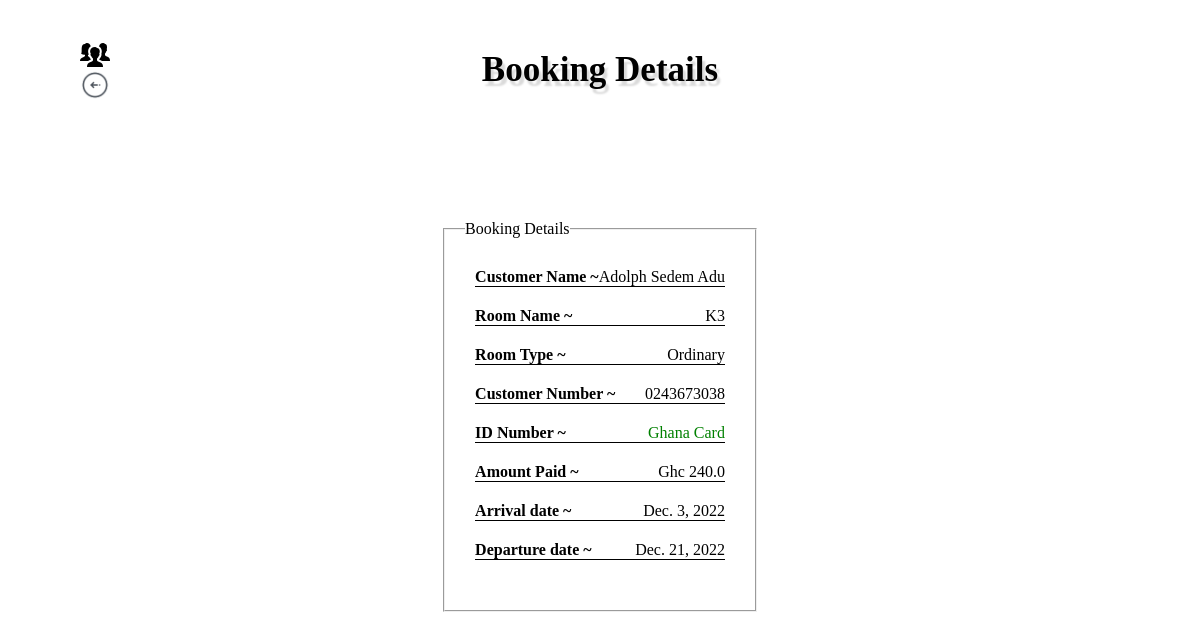
Screenshot of /receptionist/invoice_details/arYOvQQZQP with the database file from the repository.
### receptionist/models.py (models this page shows, shortened)
class Booking(models.Model):
    room_name = models.ForeignKey(Room, on_delete= models.SET_NULL, null=True)
    booking_id = models.CharField(max_length= 20, primary_key=True)
    guest_name = models.CharField(max_length=100)
    no_of_guests = models.IntegerField()
    arrival = models.DateField(null=True)
    departure = models.DateField(null=True)
    phone_number = models.CharField(max_length=10)
    idtypes=(
        ('Ghana Card', 'Ghana Card'),
        ('Driver\'s License', 'Driver\'s License'),
        ('Votter\'s Id', 'Votter\'s Id'),
    )
    id_type = models.CharField(max_length=20, choices=idtypes)
    id_number = models.CharField(max_length=30)
    amount_paid = models.FloatField(null=True)
    price = models.FloatField()
    active = models.BooleanField(default=True)
    expired = models.BooleanField(default=True)

class Room(models.Model):
    name = models.TextField(max_length=100, primary_key=True, unique=True)
    capacity = models.IntegerField()
    sizes = (
        ('Executive', 'Executive'),
        ('Ordinary', 'Ordinary'),
        ('Standard', 'Standard'),
        )
    grade = models.CharField(max_length=100, choices=sizes)
    price = models.IntegerField()
    availability = models.BooleanField(default=True)
    next_booked_date = models.DateField(null=True, blank=True)
    next_free_date = models.DateField(null=True, blank=True)
    def __str__(self):
        return self.name

### receptionist/views.py (the view)
def invoice_details(request, pk):
    booking = Booking.objects.get(booking_id=pk)
    return render(request, 'emp_invoice_details.html', {'booking':booking})

### templates/emp_invoice_details.html (shortened to what this page needs)
{% load static %}
<!DOCTYPE html>
<html lang="en">
<head>
    <link rel="stylesheet" href={% static "style.css" %}>
</head>
<body class="body2">
    <div class="container dash1">
        <h2>Booking Details</h2>
        <div class="logout1">
            <div class="iden">
                <img src={% static  "./images/icons/people_60px.png" %} alt="">
            </div>
            <a href="../emp_invoice"><img src={% static "./images/icons/back_arrow_64px.png" %} alt=""></a>
        </div>
        <div class="main_body detailss">
            <aside class="aside1">
                <fieldset>
                    <legend>Booking Details</legend>
                    <div class="details">
                        <div class="line">
                            <label for="">Customer Name ~</label>
                            <span>{{booking.guest_name}}</span>
                        </div>
                        <div class="line">
                            <label for="">Room Name ~</label>
                            <span>{{booking.room_name}}</span>
                        </div>
                        <div class="line">
                            <label for="">Room Type ~</label>
                            <span>{{booking.room_name.grade}}</span>
                        </div>
                        <div class="line">
                            <label for="">Customer Number ~</label>
                            <span>{{booking.phone_number}}</span>
                        </div>
                        <div class="line">
                            <label for="">ID Number ~</label>
                            <span class="available">{{booking.id_type}}</span>
                        </div>
                        <div class="line">
                            <label for="">Amount Paid ~</label>
                            <span>Ghc {{booking.price}}</span>
                        </div>
                        <div class="line">
                            <label for="">Arrival date ~</label>
                            <span>{{booking.arrival}}</span>
                        </div>
                        <div class="line">
                            <label for="">Departure date ~</label>
                            <span>{{booking.departure}}</span>
                        </div>
                    </div>
            </aside>
        </div>
    </div>
</body>
</html>

### static/style.css (style rules this page uses)
* { margin: 0; padding: 0; box-sizing: border-box; font-family: Poppins; }
body { display: flex; justify-content: center; align-items: center; min-height: 100vh; min-width: 100vw; }
.body2 { background: url(./images/fernando-alvarez-rodriguez-M7GddPqJowg-unsplash.jpg); background-position: center; background-repeat: no-repeat; background-size: cover; }
.container { display: flex; justify-content: center; align-items: center; flex-direction: column; }
.logout1 { position: absolute; top: 0px; left: 30px; padding: 20px; display: flex; flex-direction: column; }
.logout1 img { width: 30px; height: 30px; }
.dash1 { position: relative; width: 95vw; background: rgba(255, 255, 255, 0.863); height: 95vh; border-radius: 20px; }
.dash1 h2 { position: absolute; top: 30px; font-size: 35px; margin-bottom: 40px; text-shadow: 3px 5px 2px rgba(0,0,0,0.15); }
.iden { display: flex; }
.dash1 .main_body { width: 100%; display: grid; grid-template-columns: 45% 55%; gap: 10px; height: 400px; padding: 20px; }
.dash1 .detailss { display: flex; justify-content: center; width: 70%; }
.main_body legend { margin-left: 20px; }
.details { display: flex; justify-content: center; flex-direction: column; padding: 30px; }
.line { display: flex; justify-content: space-between; align-items: center; border-bottom: 1px solid black; margin-bottom: 20px; }
.line label { font-weight: 600; }
.line span { font-weight: 500; }
.available { color: green; }

### rows the page displays
Booking: guest_name "Adolph Sedem Adu", room_name "K3", room_name.grade "Ordinary", phone_number "0243673038", id_type "Ghana Card", price "240.0", arrival "Dec. 3, 2022", departure "Dec. 21, 2022"
